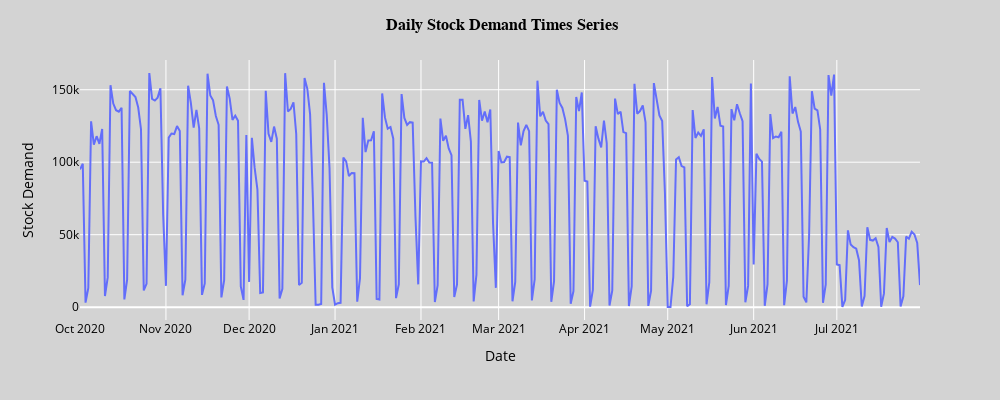

Source (notebook cell):
### Code cell
fig = px.line(y , y='Stock Demand',
            height=400,width=1000)
fig.update_layout(
    title_text="<b> Daily Stock Demand Times Series<b>",
    titlefont={'color':'black', 'size': 16, 'family': 'San-Serif'},
    title_x=0.5,
    # template="plotly_dark",
    showlegend=True,
    paper_bgcolor="lightgray",
    plot_bgcolor='lightgray', 
    font=dict(
        color ='black',
    )
)
fig

### Figure 1 — Plotly figure (JSON) as saved in the notebook; plotly's stock layout.template omitted (floating-point values rounded to 4 significant figures; data arrays with more than 128 entries replaced by an {"elided": "..."} marker saying what was removed)
{"data": [{"hovertemplate": "Date=%{x}<br>Stock Demand=%{y}<extra></extra>", "legendgroup": "", "line": {"color": "#636efa", "dash": "solid"}, "marker": {"symbol": "circle"}, "mode": "lines", "name": "", "orientation": "v", "showlegend": false, "type": "scatter", "x": {"elided": "304 str values"}, "xaxis": "x", "y": {"elided": "304 int values"}, "yaxis": "y"}], "layout": {"font": {"color": "black"}, "height": 400, "legend": {"tracegroupgap": 0}, "margin": {"t": 60}, "paper_bgcolor": "lightgray", "plot_bgcolor": "lightgray", "showlegend": true, "title": {"font": {"color": "black", "family": "San-Serif", "size": 16}, "text": "<b> Daily Stock Demand Times Series<b>", "x": 0.5}, "width": 1000, "xaxis": {"anchor": "y", "autorange": true, "domain": [0, 1], "range": ["2020-10-01", "2021-07-31"], "title": {"text": "Date"}, "type": "date"}, "yaxis": {"anchor": "x", "autorange": true, "domain": [0, 1], "range": [-8836.0, 170500.0], "title": {"text": "Stock Demand"}, "type": "linear"}}}
